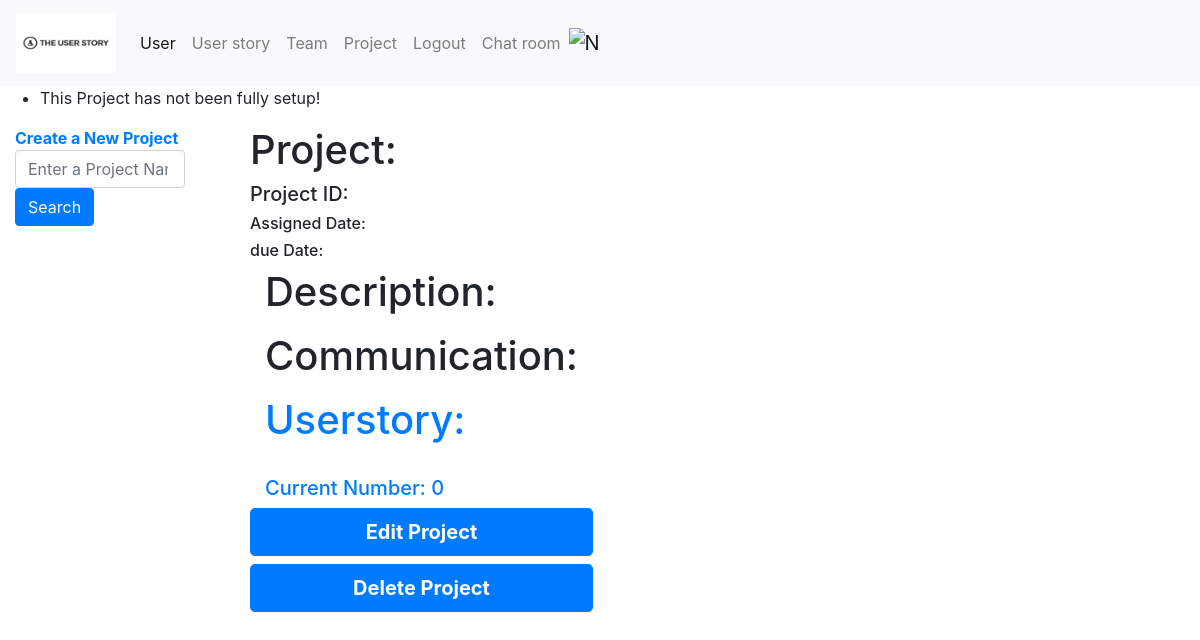
/Project/12 (signed in), run on an earlier commit of the app's database.
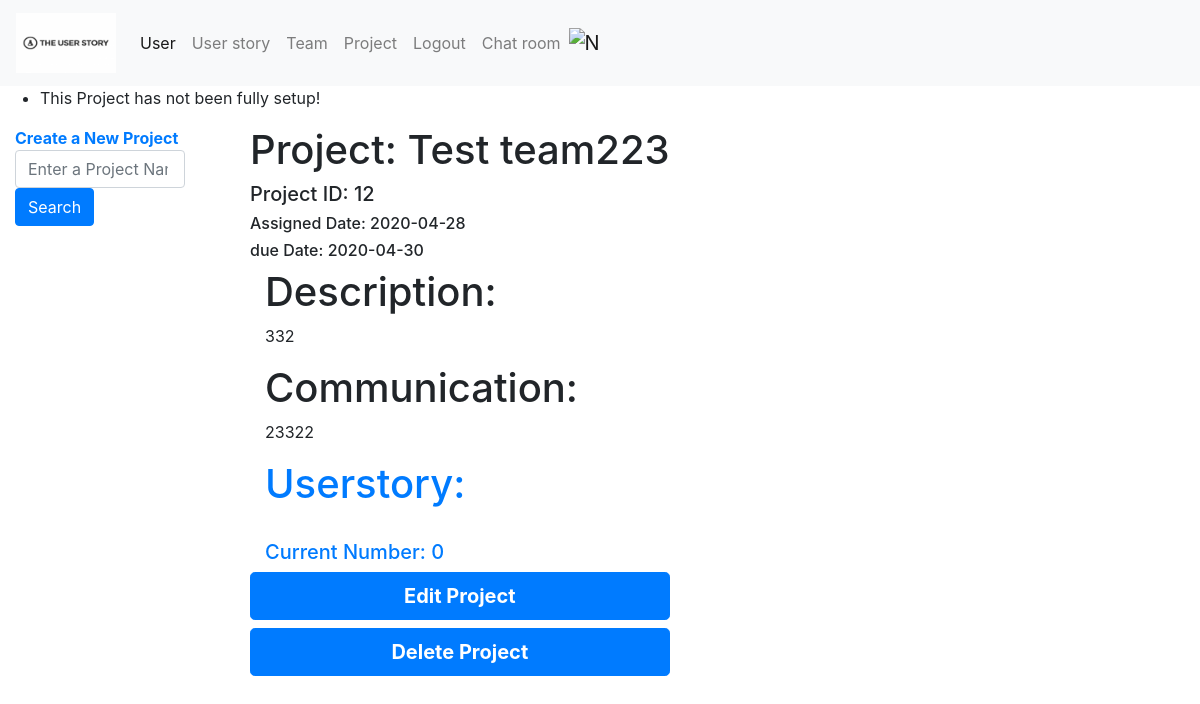
And on a later commit of the database.
### app/models.py (models this page shows)
class Project(db.Model):
    _table_ = db.Model.metadata.tables['project']
    __table_args__ = {'extend_existing': True}
    project_id = db.Column(db.Integer, primary_key=True)

### app/project/routes.py (the view)
@bp_project.route('/Project/<term>', methods=['POST', 'GET'])
def project(term):
    projects = Project.query.filter(Project.project_id.contains(term)).all()
    project_link = Project.query.join(Userstory, Team).with_entities(Project.name.label('project_name'),
                                                                     Project.project_id,
                                                                     Userstory.userstory_id,
                                                                     Userstory.content,
                                                                     Userstory.creation_date,
                                                                     Userstory.deadline,
                                                                     Userstory.priority,
                                                                     Team.name.label(
                                                                         'team_name')).order_by(
        Userstory.userstory_id).filter(Userstory.project_id.contains(term)).all()
    userstory_number = Userstory.query.filter(Userstory.project_id.contains(term)).count()
    current_project = Project.query.filter(Project.project_id == term).first()
    if not project_link:
        flash("This Project has not been fully setup!")
    return render_template('project.html', projects=projects, links=project_link, current_project=current_project,
                           userstory_number=userstory_number)

### app/auth/routes.py (called while the page is built)
@login_manager.user_loader
def load_user(user_id):
    if user_id is not None:
        return User.query.get(user_id)
    return None

### app/templates/project.html (shortened to what this page needs)
{% extends "base.html" %}
{% block content%}
    <div class="container-fluid">
        <div class="row">
            <div class="col-2">
                <ul class="nav flex-column">
                    <li class="nav-item">
                        <a href="{{ url_for('project.create_project') }}" type="button"
                           class="button"><strong>Create a New Project</strong>
                        </a><br>
                    </li>
                    <li>
                        <form class="bar" method="post" action ="{{ url_for('project.project_search') }}">
                                <input class="form-control" type="search"
                                       placeholder="Enter a Project Name, Description or Communication"
                                       aria-label="Search" name="search_term">
                                <button class="btn btn-primary" type="submit">Search</button>
                        </form>
                    </li>
                </ul>
            </div>
            <div scope="col-8" class="dropdown">
                <h1>Project: {{ current_project.name }}</h1>
                <h5>Project ID: {{ current_project.project_id }}</h5>
                <h6>Assigned Date: {{ current_project.assigned_date }}</h6>
                <h6>due Date: {{ current_project.due_date }}</h6>
                <div class="col-8">
                    <h1>Description:</h1>
                    <p>{{ current_project.description }}</p>
                </div>
                <div class="col-8">
                    <h1>Communication:</h1>
                    <p>{{ current_project.communication }}</p>
                </div>
                <div class="col-8">
                    <a href="{{ url_for('userstory.userstory_info', project_id=current_project.project_id) }}">
                        <h1>Userstory:</h1><br>
                        <h5>Current Number: {{ userstory_number }}</h5>
                    </a>
                </div>
                <a href="{{ url_for('project.edit_project', id=current_project.project_id) }}" type="button"
                   class="btn btn-primary btn-lg btn-block"><strong>Edit Project</strong></a>
                <a href="{{ url_for('project.delete_project', project=current_project.project_id) }}" type="button"
                   class="btn btn-primary btn-lg btn-block"><strong>Delete Project</strong></a>
            </div>
        </div>
    </div>
{% endblock %}

What changed in the data, as far as the page shows it:
added Project: name "Test team223", project_id "12", assigned_date "2020-04-28", due_date "2020-04-30", description "332", communication "23322"
